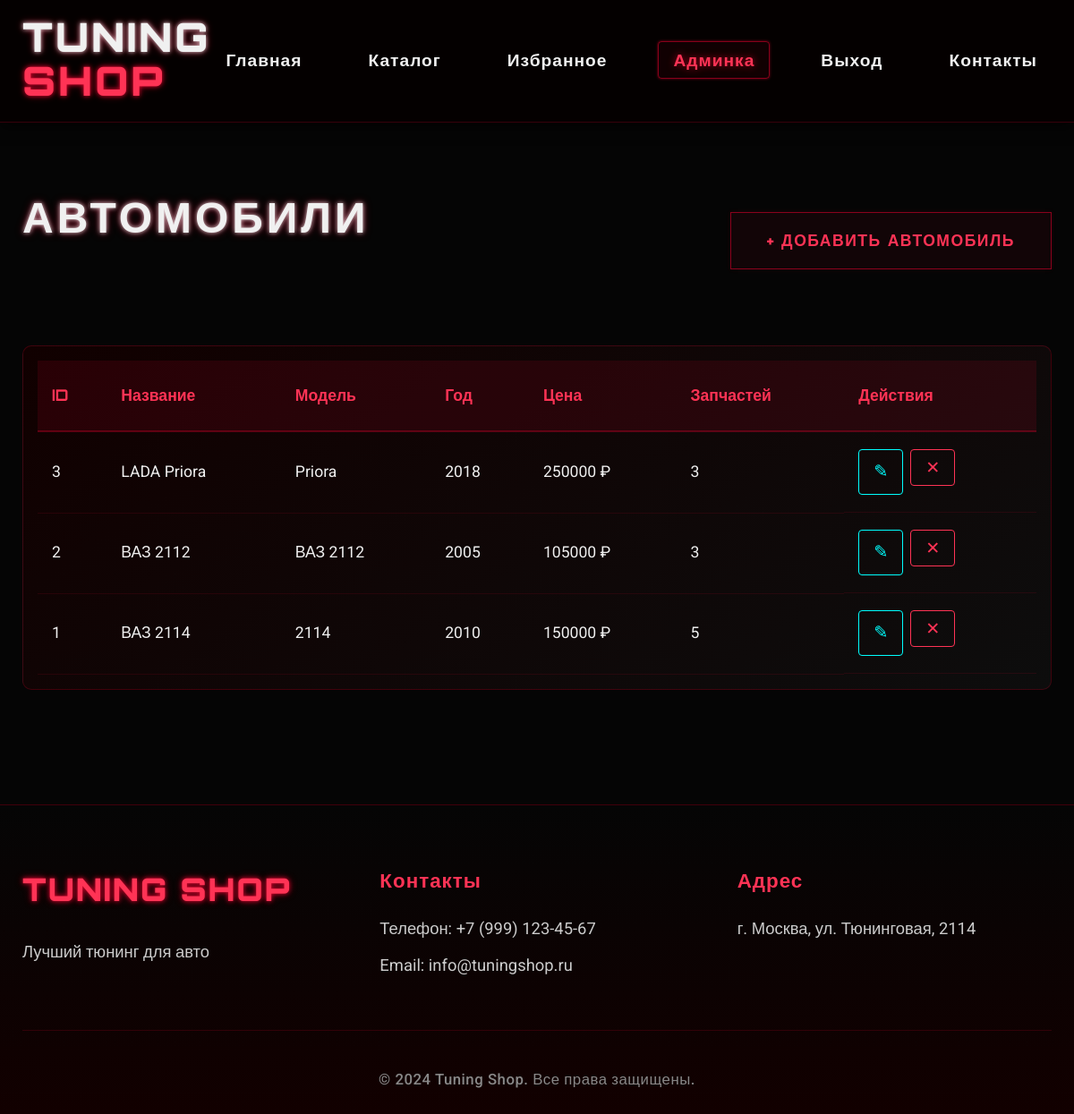
The app's page /admin/cars (signed in) with its own data.
### models.py (models this page shows, shortened)
class Car(db.Model):
    __tablename__ = "cars"
    id = db.Column(db.Integer, primary_key=True)
    name = db.Column(db.String(150), nullable=False, index=True)
    model = db.Column(db.String(100), nullable=False)
    description = db.Column(db.Text, default="", nullable=False)
    image = db.Column(db.String(255), nullable=True)
    year = db.Column(db.Integer, nullable=True)
    price = db.Column(
        db.Numeric(12, 2),
        default=Decimal("0.00"),
        nullable=False,
    )
    created_at = db.Column(
        db.DateTime,
        default=datetime.utcnow,
        nullable=False,
        index=True,
    )
    parts = db.relationship(
        "Part",
        back_populates="car",
        cascade="all, delete-orphan",
        passive_deletes=True,
    )

### app.py (the view)
@app.route("/admin/cars")
@admin_required
def admin_cars():
    cars = Car.query.order_by(Car.created_at.desc()).all()
    return render_template("admin/cars.html", cars=cars)

### app.py (called while the page is built)
@login_manager.user_loader
def load_user(user_id):
    try:
        return db.session.get(User, int(user_id))
    except (TypeError, ValueError):
        return None

def admin_required(view):
    @wraps(view)
    def wrapped_view(*args, **kwargs):
        if not current_user.is_authenticated or not current_user.is_admin:
            flash("Доступ запрещён. Требуются права администратора.", "error")
            return redirect(url_for("index"))
        return view(*args, **kwargs)
    return wrapped_view

### templates/admin/cars.html (shortened to what this page needs)
{% extends "base.html" %}
{% block content %}
<section class="admin-section">
    <div class="container">
        <div class="admin-header">
            <h1 class="page-title">
                <span class="neon-text">АВТОМОБИЛИ</span>
            </h1>
            <a href="{{ url_for('admin_add_car') }}" class="btn-neon">+ Добавить автомобиль</a>
        </div>
        <div class="admin-table-wrapper">
            <table class="admin-table">
                <thead>
                    <tr>
                        <th>ID</th>
                        <th>Название</th>
                        <th>Модель</th>
                        <th>Год</th>
                        <th>Цена</th>
                        <th>Запчастей</th>
                        <th>Действия</th>
                    </tr>
                </thead>
                <tbody>
                    {% for car in cars %}
                    <tr>
                        <td>{{ car.id }}</td>
                        <td>{{ car.name }}</td>
                        <td>{{ car.model }}</td>
                        <td>{{ car.year or '-' }}</td>
                        <td>{{ car.price|round }} ₽</td>
                        <td>{{ car.parts|length }}</td>
                        <td class="actions">
                            <a href="{{ url_for('admin_edit_car', car_id=car.id) }}" class="btn-action btn-edit">✎</a>
                            <form action="{{ url_for('admin_delete_car', car_id=car.id) }}" method="POST" style="display: inline;" onsubmit="return confirm('Удалить автомобиль?');">
                                <button type="submit" class="btn-action btn-delete">✕</button>
                            </form>
                        </td>
                    </tr>
                    {% endfor %}
                </tbody>
            </table>
        </div>
    </div>
</section>
{% endblock %}

### static/css/style.css (style rules this page uses)
:root { --black: #050505; --dark-red: #120000; --red: #cc0000; --bright-red: #ff1a1a; --neon-red: #ff0033; --dark-gray: #0f0f0f; --gray: #1a1a1a; --light-gray: #2a2a2a; --white: #f0f0f0; --neon-glow: 0 0 5px rgba(255, 0, 51, 0.6), 0 0 10px rgba(255, 0, 51, 0.3); --neon-glow-soft: 0 0 3px rgba(255, 0, 51, 0.5); --neon-border: 1px solid rgba(255, 0, 51, 0.3); }
* { margin: 0; padding: 0; box-sizing: border-box; }
body { font-family: 'Roboto', sans-serif; font-size: 18px; background-color: var(--black); color: var(--white); line-height: 1.7; overflow-x: hidden; }
.container { max-width: 1280px; margin: 0 auto; padding: 0 25px; }
.neon-text { color: var(--white); text-shadow: 0 0 5px rgba(255, 255, 255, 0.8), 0 0 10px rgba(255, 0, 51, 0.5); }
.btn-neon { display: inline-block; padding: 1rem 2.5rem; background: rgba(255, 0, 51, 0.05); color: #ff3355; border: 1px solid rgba(255, 0, 51, 0.5); font-family: 'Orbitron', sans-serif; font-size: 1.1rem; font-weight: 700; text-decoration: none; text-transform: uppercase; letter-spacing: 1.5px; transition: all 0.3s ease; box-shadow: 0 0 5px rgba(255, 0, 51, 0.1); cursor: pointer; }
.section-title, .page-title { font-family: 'Orbitron', sans-serif; font-size: 3rem; text-align: center; margin-bottom: 3.5rem; letter-spacing: 4px; }
.admin-section { padding: 4rem 0; }
.admin-header { display: flex; justify-content: space-between; align-items: center; margin-bottom: 3rem; flex-wrap: wrap; gap: 2rem; }
.admin-table-wrapper { overflow-x: auto; background: linear-gradient(145deg, #110000 0%, #0d0d0d 100%); border: 1px solid rgba(255, 0, 51, 0.2); border-radius: 10px; padding: 1rem; }
.admin-table { width: 100%; border-collapse: collapse; font-size: 1.1rem; }
.admin-table thead { background: rgba(255, 0, 51, 0.1); }
.admin-table th { padding: 1.5rem 1rem; text-align: left; font-family: 'Orbitron', sans-serif; font-size: 1.1rem; color: #ff3355; border-bottom: 2px solid rgba(255, 0, 51, 0.3); }
.admin-table td { padding: 1.2rem 1rem; border-bottom: 1px solid rgba(255, 0, 51, 0.1); }
.admin-table .actions { display: flex; gap: 0.5rem; }
.btn-action { padding: 0.5rem 1rem; border: 1px solid; background: transparent; cursor: pointer; transition: all 0.3s; font-size: 1.2rem; border-radius: 4px; text-decoration: none; display: inline-block; }
.btn-edit { border-color: #00ffff; color: #00ffff; }
.btn-delete { border-color: #ff3355; color: #ff3355; }

### records on screen
Car: id "3", name "LADA Priora", model "Priora", year "2018", price "250000", parts|length "3"
Car: id "2", name "ВАЗ 2112", model "ВАЗ 2112", year "2005", price "105000", parts|length "3"
Car: id "1", name "ВАЗ 2114", model "2114", year "2010", price "150000", parts|length "5"
